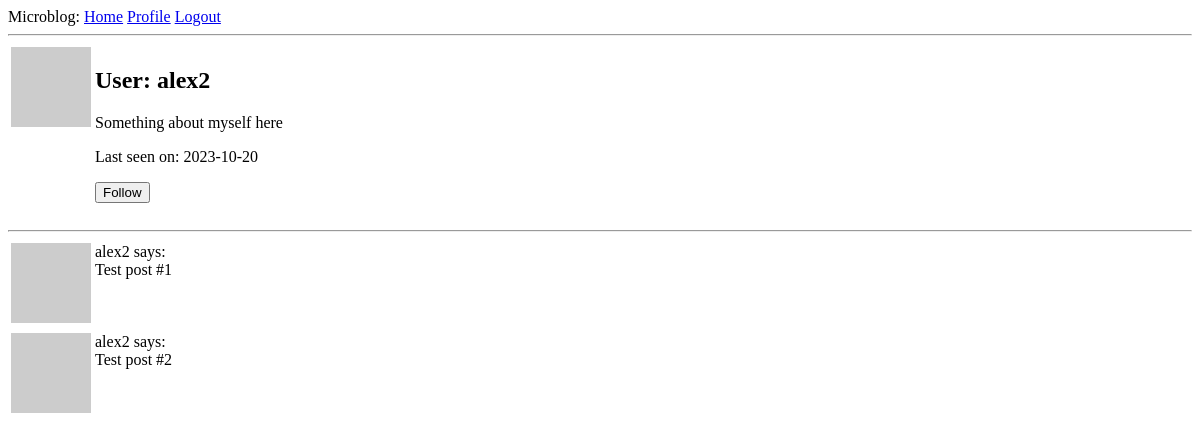
The app's page /user/alex2 (signed in), older data.
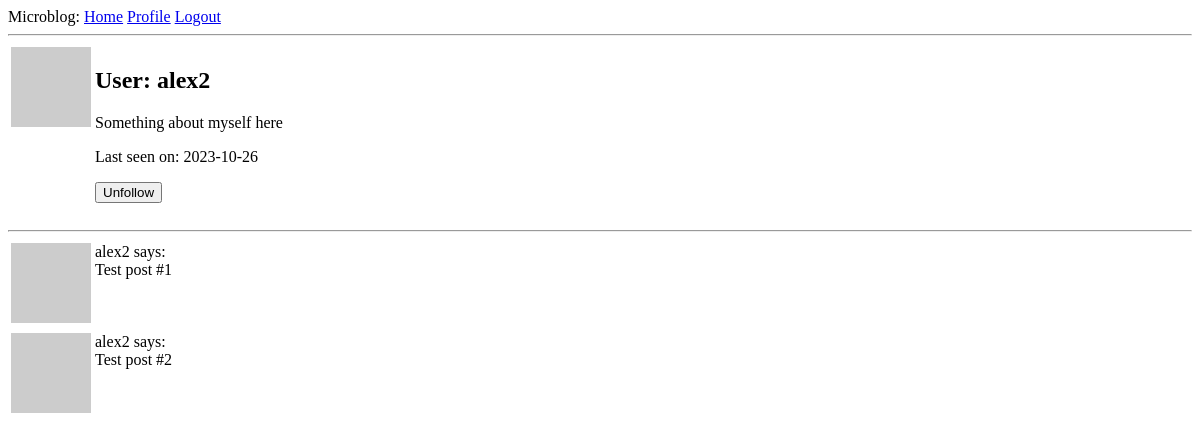
The same page, newer data.
### app/models.py (models this page shows, shortened)
class User(UserMixin, db.Model):
    id = db.Column(db.Integer, primary_key=True)
    username = db.Column(db.String(64), index=True, unique=True)
    email = db.Column(db.String(120), index=True, unique=True)
    password_hash = db.Column(db.String(128))
    posts = db.relationship('Post', backref='author', lazy='dynamic')
    about_me = db.Column(db.String(140))
    last_seen = db.Column(db.DateTime, default=datetime.utcnow)
    followed = db.relationship(
        'User', secondary=followers,
        primaryjoin=(followers.c.follower_id == id),
        secondaryjoin=(followers.c.followed_id == id),
        backref=db.backref('followers', lazy='dynamic'), lazy='dynamic')
    def is_following(self, user):
        return self.followed.filter(
            followers.c.followed_id == user.id).count() > 0
    def avatar(self, size):
        digest = md5(self.email.lower().encode('utf-8')).hexdigest()
        return 'https://www.gravatar.com/avatar/{}?d=identicon&s={}'.format(
            digest, size)

### app/routes.py (the view)
@app.route('/user/<username>')
@login_required
def user(username):
    user = User.query.filter_by(username=username).first_or_404()
    posts = [
        {'author': user, 'body': 'Test post #1'},
        {'author': user, 'body': 'Test post #2'}
    ]
    form = EmptyForm()
    return render_template('user.html', user=user, posts=posts, form=form)

### app/forms.py
class EmptyForm(FlaskForm):
    submit = SubmitField('Submit')

### app/models.py (called while the page is built)
@login.user_loader
def load_user(id):
    return User.query.get(int(id))

### app/routes.py (called while the page is built)
@app.before_request
def before_request():
    if current_user.is_authenticated:
        current_user.last_seen = datetime.utcnow()
        db.session.commit()

### app/templates/user.html (shortened to what this page needs)
{% extends "base.html" %}
{% block content %}
    <table>
        <tr valign="top">
            <td><img src="{{ user.avatar(128) }}"></td>
            <td>
                <h2>User: {{ user.username }}</h2>
                {% if user.about_me %}<p>{{ user.about_me }}</p>{% endif %}
                {% if user.last_seen %}<p>Last seen on: {{ user.last_seen.date() }}</p>{% endif %}
                {% if user == current_user %}
                <p><a href="{{ url_for('edit_profile') }}">Edit your profile</a></p>
                {% elif not current_user.is_following(user) %}
                <p>
                    <form action="{{ url_for('follow', username=user.username) }}" method="post">
                        {{ form.submit(value='Follow') }}
                    </form>
                </p>
                {% else %}
                <p>
                    <form action="{{ url_for('unfollow', username=user.username) }}" method="post">
                        {{ form.submit(value='Unfollow') }}
                    </form>
                </p>
                {% endif %}
            </td>
        </tr>
    </table>
    <hr>
    {% for post in posts %}
        {% include '_post.html' %}
    {% endfor %}
{% endblock %}

### app/templates/base.html (shortened to what this page needs)
<!DOCTYPE html>
<html lang="en">
<head>
</head>
<body>
    <div>Microblog:
        <a href="{{ url_for('index') }}">Home</a>
        {% if current_user.is_anonymous %}
        <a href="{{ url_for('login') }}">Login</a>
        {% else %}
        <a href="{{ url_for('user', username=current_user.username) }}">Profile</a>
        <a href="{{ url_for('logout') }}">Logout</a>
        {% endif %}
    </div>
    <hr>
    {% block content %}
    {% endblock %}
</body>
</html>

### app/templates/_post.html
<table>
    <tr valign="top">
        <td><img src="{{ post.author.avatar(36) }}"></td>
        <td>{{ post.author.username }} says:<br>{{ post.body }}</td>
    </tr>
</table>

Row changes from the older to the newer data that the page shows:
changed User "alex2": last_seen "2023-10-20" → "2023-10-26"
Text that changed along with them:
form field submit: (not shown) → "Unfollow"
form field submit: "Follow" → (not shown)
